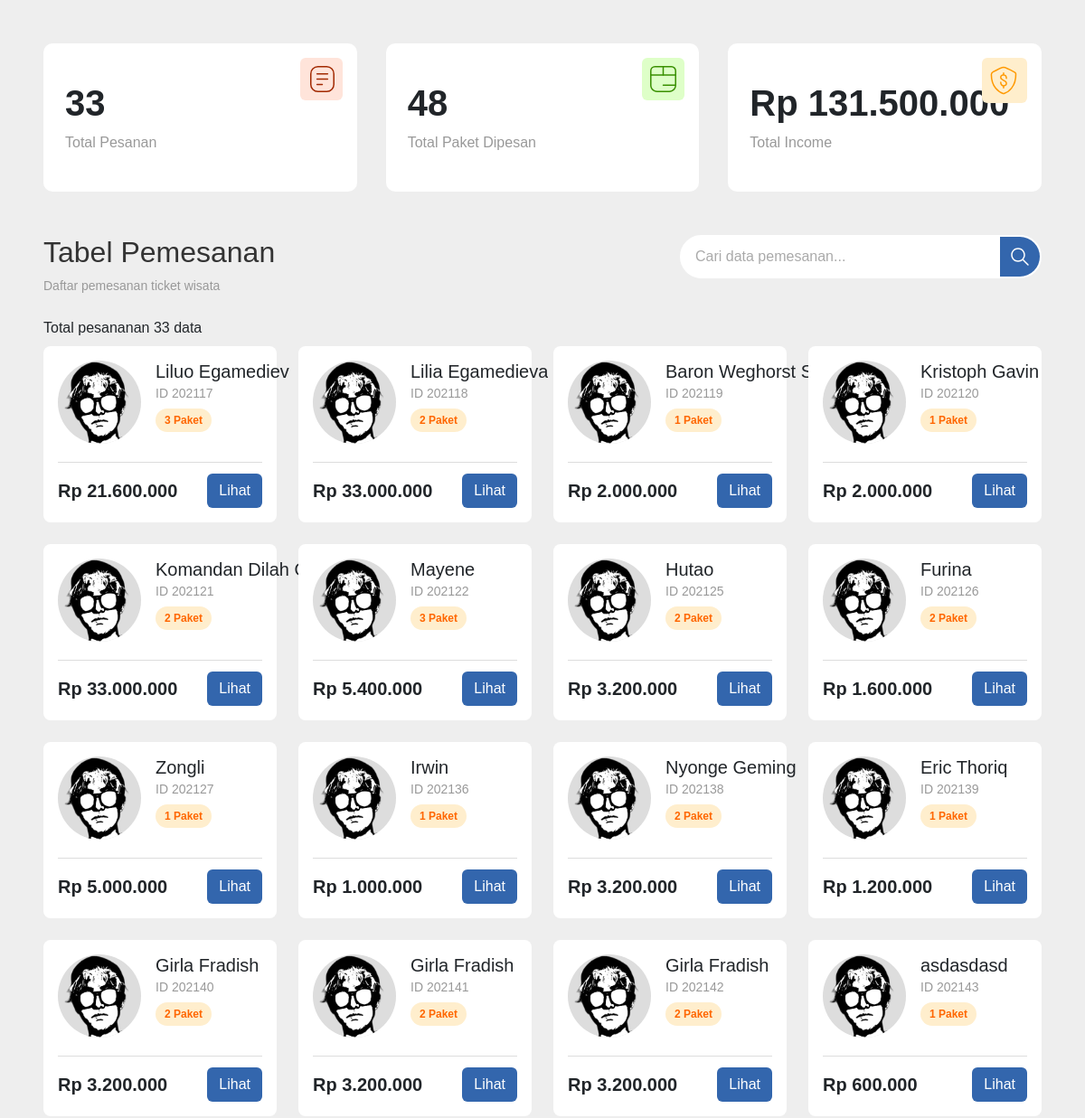
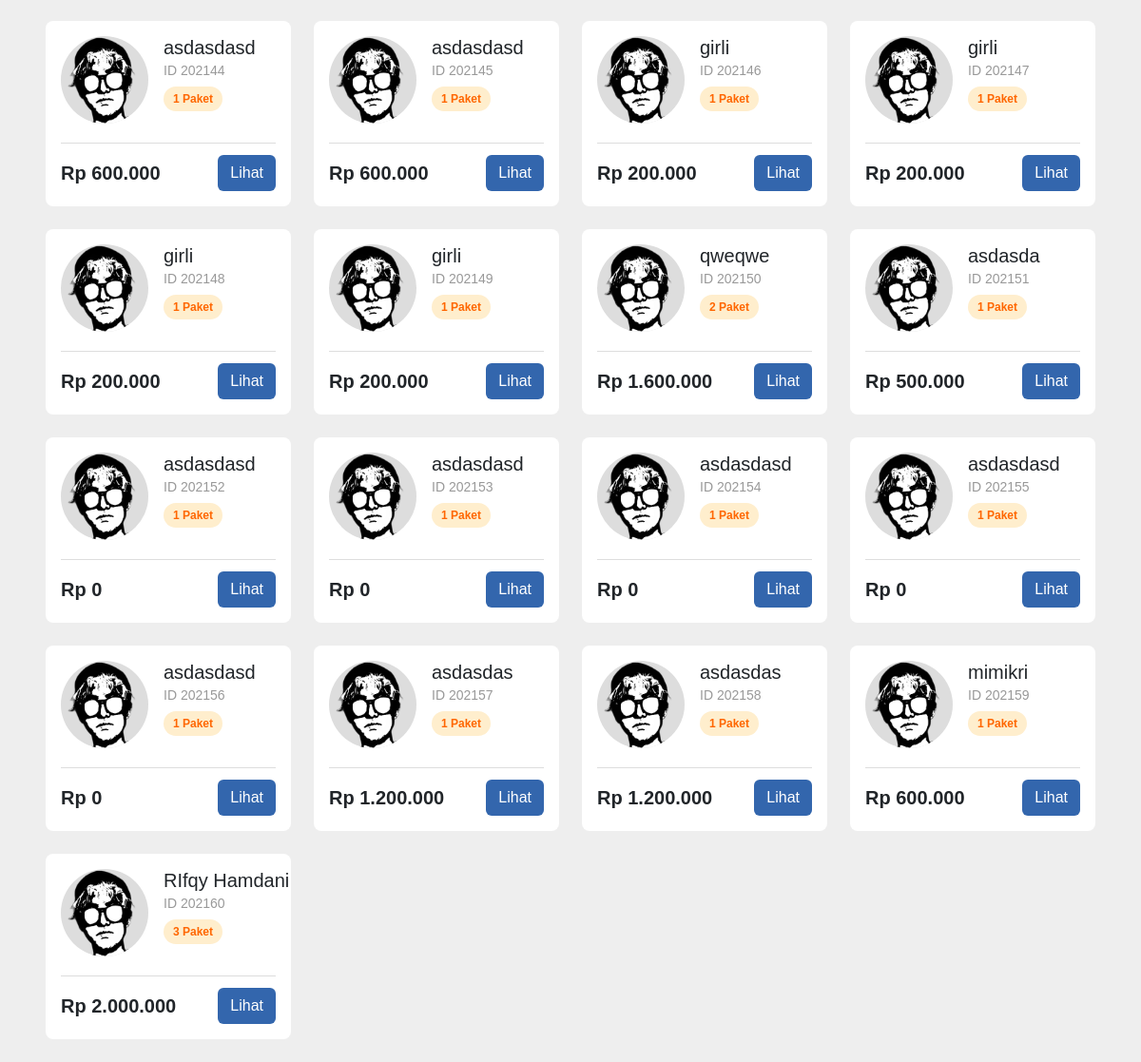
/tabel_pemesanan.php, run on the app's committed database (2 pictures, top to bottom).
### tables this page shows
CREATE TABLE `tb_pemesanan` (
  `id_customer` int(13) NOT NULL,
  `nama` varchar(40) NOT NULL,
  `tanggal_mulai` date NOT NULL,
  `tanggal_selesai` date NOT NULL,
  `jumlah_peserta` int(5) NOT NULL,
  `no_ponsel` varchar(20) NOT NULL,
  `email` varchar(100) NOT NULL,
  `paket` text NOT NULL,
  `harga_paket` int(12) NOT NULL,
  `total_harga` int(16) NOT NULL,
  `total_hari` int(3) NOT NULL,
  `created_at` datetime NOT NULL DEFAULT current_timestamp()
);

### tabel_pemesanan.php (the view, shortened to what this page needs)
<?php
include 'configwisata.php';
$customer = mysqli_query($conn, "SELECT * from tb_pemesanan");
$jumlahData = mysqli_num_rows($customer);
function totalHarga($data)
{
    $total = 0;
    while ($row = mysqli_fetch_assoc($data)) {
        $total += $row['total_harga'];
    }
    return $total;
}
$customerData = [];
while ($row = mysqli_fetch_assoc($customer)) {
    $customerData[] = $row;
}
function totalPaket($data)
{
    $total = 0;
    foreach ($data as $row) {
        $total += count(explode(', ', $row['paket']));
    }
    return $total;
}
function rupiah($angka)
{
    $rupiah = "Rp " . number_format($angka, 0, ',', '.');
    return $rupiah;
}
$customer = mysqli_query($conn, "SELECT * from tb_pemesanan");
$totalHargaSemuaData = totalHarga($customer);
$totalPaketDipesan = totalPaket($customerData);
?>
<!DOCTYPE html>
<html lang="en">
<head>
    <link rel="stylesheet" href="bootstrap/css/bootstrap.min.css" />
    <link rel="stylesheet" href="./css/customer.css">
</head>
<body>
    <section class="container-fluid mt-5 px-sm-4 px-lg-5 px-3 header-data">
        <div class="card-data">
            <h1><?= $jumlahData ?></h1>
            <p>Total Pesanan</p>
            <div class="icon-data rounded-2" id="total-pesanan">
            </div>
        </div>
        <div class="card-data">
            <h1><?= $totalPaketDipesan ?></h1>
            <p>Total Paket Dipesan</p>
            <div class="icon-data rounded-2" id="total-paket">
            </div>
        </div>
        <div class="card-data">
            <h1><?= rupiah($totalHargaSemuaData) ?></h1>
            <p>Total Income</p>
            <div class="icon-data rounded-2" id="total-income">
            </div>
        </div>
    </section>
    <section class="container-fluid mt-5 px-sm-4 px-lg-5 px-3 header">
        <div class="title">
            <h2>Tabel Pemesanan</h2>
            <p>Daftar pemesanan ticket wisata</p>
        </div>
        <div>
            <div class="search-container rounded-pill">
                <input type="text" class="search-input" placeholder="Cari data pemesanan...">
                <button class="search-button">
                </button>
            </div>
        </div>
    </section>
    <main class="container-fluid mt-4 px-sm-4 px-lg-5 px-3">
        <p class="mb-2">Total pesananan <?= $jumlahData ?> data</p>
        <div class="row">
            <?php foreach ($customer as $row) : ?>
                <?php $paketArray = explode(', ', $row['paket']); ?>
                <section class="col-md-6 col-lg-4 col-xl-3 mb-4">
                    <section class="card-pemesanan">
                        <div class="card-header">
                            <img src="./public/images/pfp.png" alt="" class="pfp">
                            <div class="card-title">
                                <h5 class="text-truncate name"><?= $row['nama'] ?></h5>
                                <p class="text-truncate id-pelanggan">ID <?= $row['id_customer'] ?></p>
                                <div class="label-wrapper mt-1 d-flex flex-wrap gap-2">
                                    <p class="label rounded-pill"><?= count($paketArray) ?> Paket</p>
                                </div>
                            </div>
                        </div>
                        <div class="card-footer">
                            <h3 class="price my-auto"><?= rupiah($row['total_harga']) ?></h3>
                            <button type="button" class="btn btn-lihat" data-bs-toggle="modal" data-bs-target="#modalPesanan<?= $row['id_customer'] ?>">
                                Lihat
                            </button>
                        </div>
                    </section>
                </section>
            <?php endforeach; ?>
        </div>
    </main>
</body>
</html>

### css/customer.css (style rules this page uses)
*, p, h5, a { margin: 0; padding: 0; box-sizing: border-box; text-decoration: none; list-style: none; }
:root { --gray-1: #f6f6f6; --gray-2: #ddd; --gray-3: #999; --gray-4: #666; --gray-5: #333; --orange-1: #ffeecc; --orange-2: #ffb74c; --orange-3: #ff9900; --orange-4: #ff6600; --orange-5: #ff3300; --orange-6: #ff0000; --blue-1: #3366ad; }
body { font-family: "Poppins", sans-serif; background-color: #eeeeee; }
.search-container { display: flex; align-items: center; width: 100%; width: 400px; margin: 0 auto; border: 2px solid #ffffff; overflow: hidden; background-color: #ffffff; transition: border-color 0.3s ease; }
.search-input { flex-grow: 1; border: none; padding: 10px 15px; font-size: 16px; outline: none; background-color: transparent; }
.search-input::placeholder { color: #aaa; }
.search-button { background-color: #3366ad; border: none; padding: 10px; cursor: pointer; display: flex; align-items: center; justify-content: center; }

### data on the page
tb_pemesanan: nama "Liluo Egamediev", id_customer "202117", paket "3", total_harga "Rp 21.600.000"
tb_pemesanan: nama "Lilia Egamedieva", id_customer "202118", paket "2", total_harga "Rp 33.000.000"
tb_pemesanan: nama "Baron Weghorst Sm…", id_customer "202119", paket "1", total_harga "Rp 2.000.000"
tb_pemesanan: nama "Kristoph Gavin", id_customer "202120", paket "1", total_harga "Rp 2.000.000"
tb_pemesanan: nama "Komandan Dilah ODM", id_customer "202121", paket "2", total_harga "Rp 33.000.000"
tb_pemesanan: nama "Mayene", id_customer "202122", paket "3", total_harga "Rp 5.400.000"
tb_pemesanan: nama "Hutao", id_customer "202125", paket "2", total_harga "Rp 3.200.000"
tb_pemesanan: nama "Furina", id_customer "202126", paket "2", total_harga "Rp 1.600.000"
tb_pemesanan: nama "Zongli", id_customer "202127", paket "1", total_harga "Rp 5.000.000"
tb_pemesanan: nama "Irwin", id_customer "202136", paket "1", total_harga "Rp 1.000.000"
tb_pemesanan: nama "Nyonge Geming", id_customer "202138", paket "2", total_harga "Rp 3.200.000"
tb_pemesanan: nama "Eric Thoriq", id_customer "202139", paket "1", total_harga "Rp 1.200.000"
tb_pemesanan: nama "Girla Fradish", id_customer "202140", paket "2", total_harga "Rp 3.200.000"
tb_pemesanan: nama "Girla Fradish", id_customer "202141", paket "2", total_harga "Rp 3.200.000"
tb_pemesanan: nama "Girla Fradish", id_customer "202142", paket "2", total_harga "Rp 3.200.000"
tb_pemesanan: nama "asdasdasd", id_customer "202143", paket "1", total_harga "Rp 600.000"
tb_pemesanan: nama "asdasdasd", id_customer "202144", paket "1", total_harga "Rp 600.000"
tb_pemesanan: nama "asdasdasd", id_customer "202145", paket "1", total_harga "Rp 600.000"
tb_pemesanan: nama "girli", id_customer "202146", paket "1", total_harga "Rp 200.000"
tb_pemesanan: nama "girli", id_customer "202147", paket "1", total_harga "Rp 200.000"
tb_pemesanan: nama "girli", id_customer "202148", paket "1", total_harga "Rp 200.000"
tb_pemesanan: nama "girli", id_customer "202149", paket "1", total_harga "Rp 200.000"
tb_pemesanan: nama "qweqwe", id_customer "202150", paket "2", total_harga "Rp 1.600.000"
tb_pemesanan: nama "asdasda", id_customer "202151", paket "1", total_harga "Rp 500.000"
tb_pemesanan: nama "asdasdasd", id_customer "202152", paket "1", total_harga "Rp 0"
tb_pemesanan: nama "asdasdasd", id_customer "202153", paket "1", total_harga "Rp 0"
tb_pemesanan: nama "asdasdasd", id_customer "202154", paket "1", total_harga "Rp 0"
tb_pemesanan: nama "asdasdasd", id_customer "202155", paket "1", total_harga "Rp 0"
tb_pemesanan: nama "asdasdasd", id_customer "202156", paket "1", total_harga "Rp 0"
tb_pemesanan: nama "asdasdas", id_customer "202157", paket "1", total_harga "Rp 1.200.000"
tb_pemesanan: nama "asdasdas", id_customer "202158", paket "1", total_harga "Rp 1.200.000"
tb_pemesanan: nama "mimikri", id_customer "202159", paket "1", total_harga "Rp 600.000"
tb_pemesanan: nama "RIfqy Hamdani", id_customer "202160", paket "3", total_harga "Rp 2.000.000"

### other printed values
$jumlahData "33"
$totalPaketDipesan "48"
rupiah($totalHargaSemuaData) "Rp 131.500.000"
